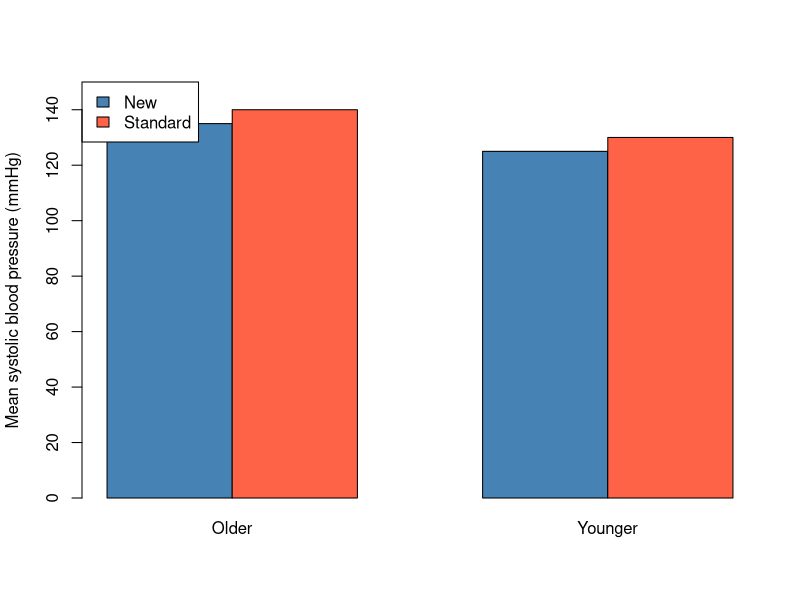

Generate this figure with R:
## ---- chunk 1
knitr::opts_chunk$set(echo = TRUE, message = FALSE, warning = TRUE)
## ---- chunk 2
blood_pressure <- data.frame(
  medication = c("Standard", "Standard", "New", "New"),
  age_group = c("Younger", "Older", "Younger", "Older"),
  patients = c(20, 80, 90, 10),
  mean_bp = c(130, 140, 125, 135)
)
blood_pressure
## ---- chunk 3
overall_means <- aggregate(
  cbind(weighted_bp = blood_pressure$mean_bp * blood_pressure$patients,
        patients = blood_pressure$patients),
  by = list(medication = blood_pressure$medication),
  FUN = sum
)
overall_means$mean_bp <- overall_means$weighted_bp / overall_means$patients
overall_means

overall_difference <- with(
  overall_means,
  mean_bp[medication == "New"] - mean_bp[medication == "Standard"]
)
overall_difference
## ---- chunk 4
age_counts <- xtabs(patients ~ medication + age_group, data = blood_pressure)
age_counts
prop.table(age_counts, margin = 1)
## ---- chunk 5
younger <- subset(blood_pressure, age_group == "Younger")
older <- subset(blood_pressure, age_group == "Older")

within_age <- data.frame(
  age_group = c("Younger", "Older"),
  difference = c(
    younger$mean_bp[younger$medication == "New"] -
      younger$mean_bp[younger$medication == "Standard"],
    older$mean_bp[older$medication == "New"] -
      older$mean_bp[older$medication == "Standard"]
  )
)
within_age
## ---- chunk 6
bp_matrix <- xtabs(mean_bp ~ medication + age_group, data = blood_pressure)
barplot(bp_matrix, beside = TRUE, ylim = c(0, 150),
        col = c("steelblue", "tomato"),
        ylab = "Mean systolic blood pressure (mmHg)",
        legend.text = rownames(bp_matrix),
        args.legend = list(x = "topleft"))
